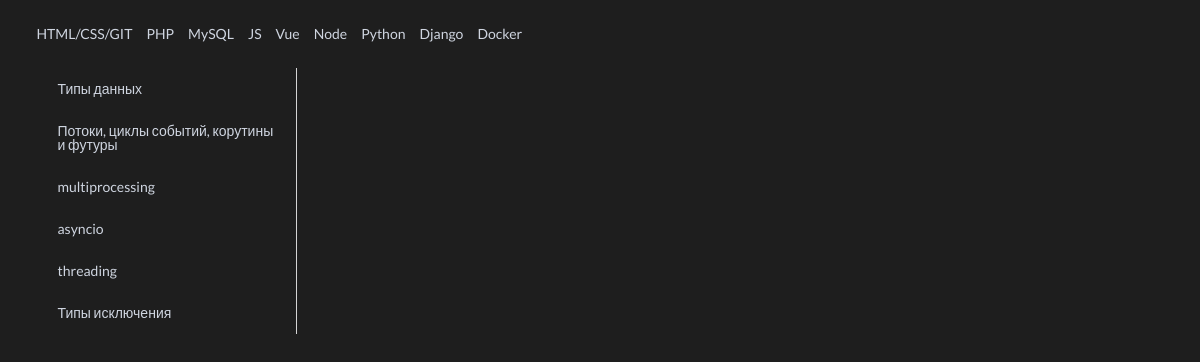
/info?t=py, run on an earlier commit of the app's database.
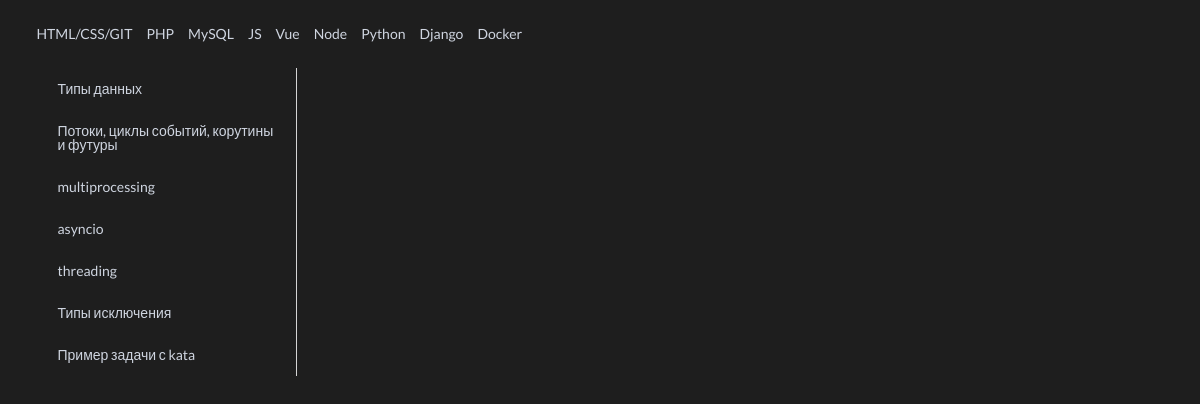
And on a later commit of the database.
### scraps/models.py (models this page shows, shortened)
class Technology(models.Model):
    name = models.CharField(verbose_name='Name of technology', max_length=255)
    link_name = models.CharField(verbose_name='Link name of technology(JavaScript=js)', max_length=255)
    class Meta:
        verbose_name_plural = 'Technologis'
        verbose_name = 'Technology'

class Content(models.Model):
    technology = models.ForeignKey(Technology, on_delete=models.CASCADE, related_name='technology')
    title = models.CharField(verbose_name='Title', max_length=255)
    content = models.TextField(verbose_name='Content', default='<pre data-enlighter-language="python"></pre>')
    class Meta:
        verbose_name_plural = 'Contents'
        verbose_name = 'Content'
        ordering = ['id']

### scraps/views.py (the view)
# urls.py: path('info', views.get_info, name='info'),
def get_info(req):
    technologies = models.Technology.objects.all().values()
    select_tech = req.GET['t'] or 'py'
    get_object_or_404(models.Technology, link_name=select_tech)
    content = models.Content.objects.filter(technology__link_name=select_tech)
    return render(req, 'info_page.html', context={'content': content, 'technologies': technologies})

### scraps/templates/info_page.html (shortened to what this page needs)
{% extends 'index.html' %}
{% block data %}
  <div class="ui grid">
  <div class="four wide column">
    <div class="ui vertical fluid tabular attached menu">
      {% for el in content %}
        <a class="item" data-tab="data-tab-{{ el.id }}">
          {{ el.title }}
        </a>
      {% endfor %}
    </div>
  </div>
  <div class="twelve wide stretched column">
  </div>
</div>
{% endblock %}

### scraps/templates/index.html (shortened to what this page needs)
{% extends 'base.html' %}
{% block content %}
  <div class="ui text menu">
      {% for tclgy in technologies %}
        <a class="item" href="/info?t={{ tclgy.link_name }}">
          {{ tclgy.name }}
        </a>
      {% endfor %}
  </div>
  <div class="ui content">
      {% block data %}
      {% endblock %}
  </div>
{% endblock %}

What changed in the data, as far as the page shows it:
added Content: title "Пример задачи с kata"
